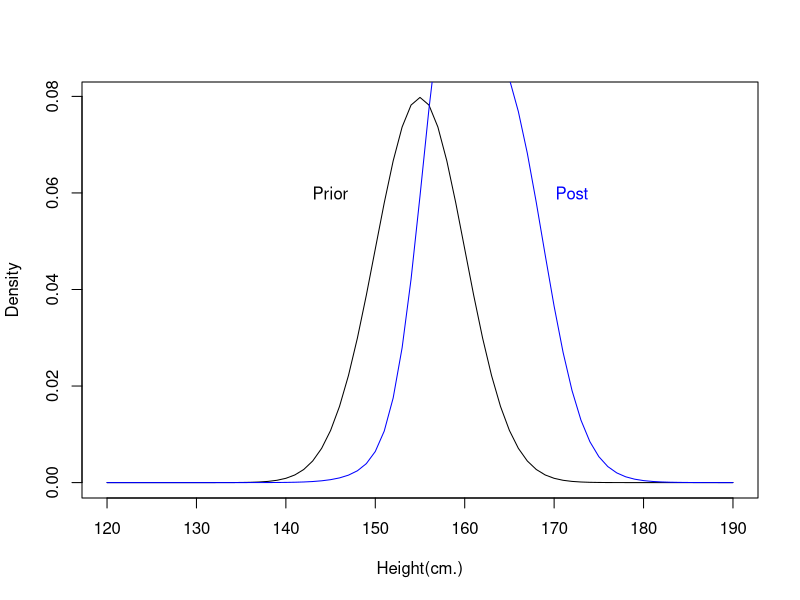

This figure's R source:
## ---- chunk 1
knitr::opts_chunk$set(echo = TRUE)
## ---- chunk 2
rangeP <- seq(120,190,1)
plot(rangeP, dnorm(rangeP,155,5),type = "l",xlab = "Height(cm.)", ylab = "Density")
text(145,0.06,labels="Prior")
post <- 0.5*dnorm(rangeP,162,6) + 0.5*dnorm(rangeP,158,3) + 0.5*dnorm(rangeP,165,4)
lines(rangeP,post,col="blue")
text(172,0.06,labels="Post",col="blue")
## ---- chunk 3
gr <- matrix(c(0.180,0.274,0.426,0.120,0.170,0.368,0.274,0.188,0.161,0.339,0.375,0.125,0.079,0.355,0.384,0.182),nrow=4,byrow = TRUE)
n_base <- c('A','C','G','T')
name <- list(n_base,n_base)
dimnames(gr) <- name
gr
gr2 <- gr%*%gr
gr2
gr4 <- gr2%*%gr2
gr4
gr8 <- gr4%*%gr4
gr8
gr16 <- gr8%*%gr8
gr16
gr32 <- gr16%*%gr16
gr32
gr64 <- gr32%*%gr32
gr64
gr128 <- gr64%*%gr64
gr128
gr256 <- gr128%*%gr128
gr256
gr512 <- gr256%*%gr256
gr512
gr1024 <- gr512%*%gr512
gr1024
## ---- chunk 4
prob_a <- 4500 * 0.154332
prob_c <- 4500 * 0.3413399
prob_g <- 4500 * 0.3497865
prob_t <- 4500 * 0.1545416
prob_a
prob_c
prob_g
prob_t
